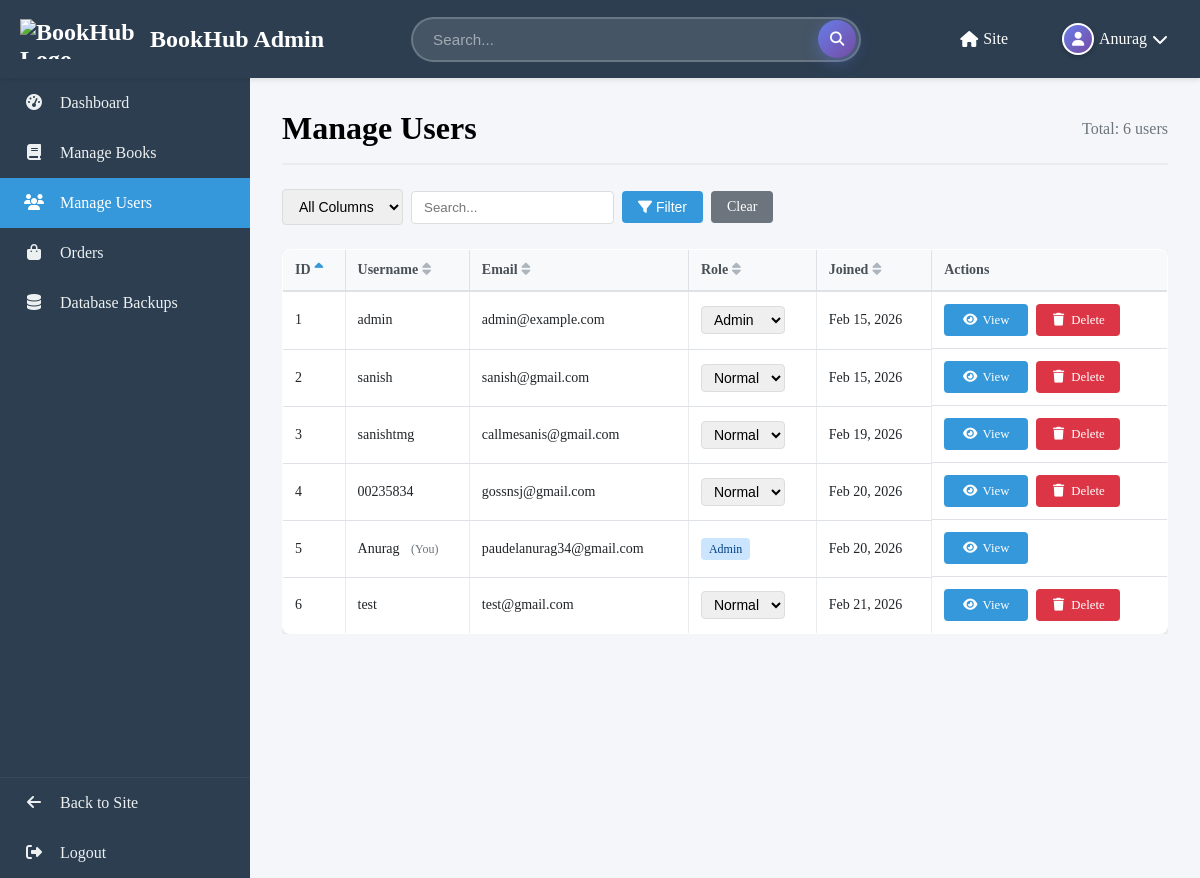
The page /admin/manage_users.php (signed in) on the database its author committed.
### tables this page shows
CREATE TABLE `users` (
  `user_id` int(11) NOT NULL AUTO_INCREMENT,
  `username` varchar(50) NOT NULL,
  `email` varchar(100) NOT NULL,
  `password_reset_token` varchar(64) DEFAULT NULL,
  `password_reset_expires` datetime DEFAULT NULL,
  `password` varchar(255) NOT NULL,
  `role` enum('user','admin') DEFAULT 'user',
  `full_name` varchar(100) DEFAULT NULL,
  `profile_image` varchar(255) DEFAULT NULL,
  `location` varchar(100) DEFAULT NULL,
  `ship_address` varchar(255) DEFAULT NULL,
  `phone` varchar(20) DEFAULT NULL,
  `bio` text DEFAULT NULL,
  `created_at` timestamp NOT NULL DEFAULT current_timestamp(),
  `updated_at` timestamp NOT NULL DEFAULT current_timestamp() ON UPDATE current_timestamp(),
  PRIMARY KEY (`user_id`),
  UNIQUE KEY `username` (`username`),
  UNIQUE KEY `email` (`email`),
  UNIQUE KEY `ship_address` (`ship_address`),
  KEY `idx_username` (`username`),
  KEY `idx_email` (`email`)
);

### includes/functions.php (called while the page is built, shortened)
<?php
function is_logged_in() {
    return isset($_SESSION['user_id']) && !empty($_SESSION['user_id']);
}
function get_user_id() {
    return is_logged_in() ? $_SESSION['user_id'] : false;
}

### admin/manage_users.php (the view, shortened to what this page needs)
<?php
require_once __DIR__ . '/../includes/functions.php';
require_once __DIR__ . '/../includes/db.php';
$action = $_GET['action'] ?? 'list';
$q = trim($_GET['q'] ?? '');
$search_column = isset($_GET['column']) ? clean_input($_GET['column']) : 'all';
$page = isset($_GET['page']) ? max(1, (int)$_GET['page']) : 1;
$sort = isset($_GET['sort']) ? clean_input($_GET['sort']) : 'user_id';
$order = isset($_GET['order']) && strtoupper($_GET['order']) === 'DESC' ? 'DESC' : 'ASC';
$per_page = ($page === 1) ? 10 : 20;
$offset = ($page === 1) ? 0 : (10 + (20 * ($page - 2)));
$total_users = 0;
if ($q !== '') {
    if ($search_column === 'all') {
        $like = '%' . $q . '%';
        $stmt = $conn->prepare("SELECT COUNT(*) AS c FROM users WHERE username LIKE ? OR email LIKE ? OR role LIKE ?");
        $stmt->bind_param('sss', $like, $like, $like);
    } else {
        $like = '%' . $q . '%';
        $stmt = $conn->prepare("SELECT COUNT(*) AS c FROM users WHERE $search_column LIKE ?");
        $stmt->bind_param('s', $like);
    }
    $stmt->execute();
    $res = $stmt->get_result();
    $row = $res->fetch_assoc();
    $total_users = (int)($row['c'] ?? 0);
    $stmt->close();
} else {
    $r = $conn->query("SELECT COUNT(*) AS c FROM users");
    $row = $r ? $r->fetch_assoc() : null;
    $total_users = (int)($row['c'] ?? 0);
}
$users = [];
if ($action === 'list') {
    if ($q !== '') {
        if ($search_column === 'all') {
            $like = '%' . $q . '%';
            $stmt = $conn->prepare("SELECT user_id, username, email, role, created_at FROM users WHERE username LIKE ? OR email LIKE ? OR role LIKE ? ORDER BY $sort $order LIMIT ? OFFSET ?");
            $stmt->bind_param('sssii', $like, $like, $like, $per_page, $offset);
        } else {
            $like = '%' . $q . '%';
            $stmt = $conn->prepare("SELECT user_id, username, email, role, created_at FROM users WHERE $search_column LIKE ? ORDER BY $sort $order LIMIT ? OFFSET ?");
            $stmt->bind_param('sii', $like, $per_page, $offset);
        }
        $stmt->execute();
        $res = $stmt->get_result();
        while ($row = $res->fetch_assoc()) { $users[] = $row; }
        $stmt->close();
    } else {
        $stmt = $conn->prepare("SELECT user_id, username, email, role, created_at FROM users ORDER BY $sort $order LIMIT ? OFFSET ?");
        $stmt->bind_param('ii', $per_page, $offset);
        $stmt->execute();
        $res = $stmt->get_result();
        while ($row = $res->fetch_assoc()) { $users[] = $row; }
    }
}
function sort_url(string $col, string $current_sort, string $current_order, string $q, int $page, string $search_column): string {
    $new_order = ($current_sort === $col && $current_order === 'ASC') ? 'DESC' : 'ASC';
    $params = [
        'sort' => $col,
        'order' => $new_order,
        'page' => 1
    ];
    return SITE_URL . '/admin/manage_users.php?' . http_build_query($params);
}
function sort_icon(string $col, string $current_sort, string $current_order): string {
    if ($current_sort !== $col) {
        return '<i class="fas fa-sort" style="color: #adb5bd; margin-left: 0.25rem;"></i>';
    }
    return $current_order === 'ASC'
        ? '<i class="fas fa-sort-up" style="color: #3498db; margin-left: 0.25rem;"></i>'
        : '<i class="fas fa-sort-down" style="color: #3498db; margin-left: 0.25rem;"></i>';
}
?>
<?php require_once __DIR__ . '/partials/header.php'; ?>
            <?php if ($action === 'list'): ?>
                <div class="admin-header">
                    <h1>Manage Users</h1>
                    <div style="color: #6c757d;">Total: <?php echo (int)$total_users; ?> users</div>
                </div>
                <div class="filter-bar">
                    <form method="GET" style="display: flex; gap: 0.5rem; align-items: center; flex-wrap: wrap;">
                        <select name="column" class="admin-input" style="min-width: 120px;">
                            <option value="all" <?php echo $search_column === 'all' ? 'selected' : ''; ?>>All Columns</option>
                        </select>
                        <input type="text" name="q" value="<?php echo htmlspecialchars($q); ?>" placeholder="Search..." style="min-width: 200px;" />
                        <button type="submit" class="btn btn-primary"><i class="fas fa-filter"></i> Filter</button>
                        <a href="<?php echo SITE_URL; ?>/admin/manage_users.php" class="btn btn-secondary">Clear</a>
                    </form>
                </div>
                <div class="data-table-container" style="overflow-x: auto;">
                    <table class="data-table" style="width: 100%; min-width: 700px;">
                        <thead>
                            <tr>
                                <th><a href="<?php echo sort_url('user_id', $sort, $order, $q, $page, $search_column); ?>" style="text-decoration: none; color: inherit;">ID<?php echo sort_icon('user_id', $sort, $order); ?></a></th>
                                <th><a href="<?php echo sort_url('username', $sort, $order, $q, $page, $search_column); ?>" style="text-decoration: none; color: inherit;">Username<?php echo sort_icon('username', $sort, $order); ?></a></th>
                                <th><a href="<?php echo sort_url('email', $sort, $order, $q, $page, $search_column); ?>" style="text-decoration: none; color: inherit;">Email<?php echo sort_icon('email', $sort, $order); ?></a></th>
                                <th><a href="<?php echo sort_url('role', $sort, $order, $q, $page, $search_column); ?>" style="text-decoration: none; color: inherit;">Role<?php echo sort_icon('role', $sort, $order); ?></a></th>
                                <th><a href="<?php echo sort_url('created_at', $sort, $order, $q, $page, $search_column); ?>" style="text-decoration: none; color: inherit;">Joined<?php echo sort_icon('created_at', $sort, $order); ?></a></th>
                                <th>Actions</th>
                            </tr>
                        </thead>
                        <tbody>
                            <?php foreach ($users as $u): ?>
                            <tr>
                                <td><?php echo (int)$u['user_id']; ?></td>
                                <td>
                                    <?php echo htmlspecialchars($u['username']); ?>
                                    <?php if ((int)$u['user_id'] === (int)$_SESSION['user_id']): ?>
                                        <span style="font-size: 0.75rem; color: #6c757d; margin-left: 0.5rem;">(You)</span>
                                    <?php endif; ?>
                                </td>
                                <td><?php echo htmlspecialchars($u['email']); ?></td>
                                <td>
                                    <?php $role = $u['role'] ?? 'user'; $is_admin = $role === 'admin'; ?>
                                    <?php if ((int)$u['user_id'] !== (int)$_SESSION['user_id']): ?>
                                        <form method="POST" action="<?php echo SITE_URL; ?>/admin/manage_users.php?action=change_role&id=<?php echo (int)$u['user_id']; ?>&sort=<?php echo urlencode($sort); ?>&order=<?php echo urlencode($order); ?>&q=<?php echo urlencode($q); ?>&column=<?php echo urlencode($search_column); ?>&page=<?php echo $page; ?>" style="display: inline;">
                                            <select name="role" onchange="this.form.submit()" class="role-select">
                                                <option value="user" <?php echo !$is_admin ? 'selected' : ''; ?>>Normal</option>
                                                <option value="admin" <?php echo $is_admin ? 'selected' : ''; ?>>Admin</option>
                                            </select>
                                        </form>
                                    <?php else: ?>
                                        <span class="badge badge-<?php echo $role; ?>"><?php echo $is_admin ? 'Admin' : 'Normal'; ?></span>
                                    <?php endif; ?>
                                </td>
                                <td><?php echo date('M d, Y', strtotime($u['created_at'])); ?></td>
                                <td class="actions" style="display: flex; gap: 0.5rem; flex-wrap: nowrap;">
                                    <a href="<?php echo SITE_URL; ?>/admin/manage_users.php?action=view&id=<?php echo (int)$u['user_id']; ?>&sort=<?php echo urlencode($sort); ?>&order=<?php echo urlencode($order); ?>&q=<?php echo urlencode($q); ?>&column=<?php echo urlencode($search_column); ?>&page=<?php echo $page; ?>" class="btn btn-primary btn-small"><i class="fas fa-eye"></i> View</a>
                                    <?php if ((int)$u['user_id'] !== (int)$_SESSION['user_id']): ?>
                                        <a href="<?php echo SITE_URL; ?>/admin/manage_users.php?action=delete&id=<?php echo (int)$u['user_id']; ?>&sort=<?php echo urlencode($sort); ?>&order=<?php echo urlencode($order); ?>&q=<?php echo urlencode($q); ?>&column=<?php echo urlencode($search_column); ?>&page=<?php echo $page; ?>" class="btn btn-danger btn-small" onclick="return confirm('Delete this user?')"><i class="fas fa-trash"></i> Delete</a>
                                    <?php endif; ?>
                                </td>
                            </tr>
                            <?php endforeach; ?>
                        </tbody>
                    </table>
                </div>
            <?php endif; ?>
<?php require_once __DIR__ . '/partials/footer.php'; ?>

### admin/partials/header.php (shortened to what this page needs)
<?php
require_once __DIR__ . '/../../includes/functions.php';
$current_user = null;
if (is_logged_in()) {
    require_once __DIR__ . '/../../includes/db.php';
    $user_id = get_user_id();
    $stmt = $conn->prepare("SELECT username, full_name, profile_image FROM users WHERE user_id = ?");
    $stmt->bind_param('i', $user_id);
    $stmt->execute();
    $result = $stmt->get_result();
    $current_user = $result->fetch_assoc();
}
?>
<!DOCTYPE html>
<html lang="en">
<head>
    <link rel="stylesheet" href="<?php echo SITE_URL; ?>/includes/css/header.css">
    <link rel="stylesheet" href="<?php echo SITE_URL; ?>/admin/css/admin.css">
    <link rel="stylesheet" href="https://cdnjs.cloudflare.com/ajax/libs/font-awesome/6.4.0/css/all.min.css">
</head>
<body>
    <nav class="navbar">
        <div class="container nav-container">
            <a href="<?php echo SITE_URL; ?>/admin/index.php" class="logo">
                <img src="<?php echo SITE_URL; ?>/assets/logo.png" alt="<?php echo SITE_NAME; ?> Logo" class="logo-img">
                <?php echo SITE_NAME; ?> Admin
            </a>
            <form class="search-form" action="<?php echo SITE_URL; ?>/admin/manage_books.php" method="GET">
                <input type="text" name="search" class="search-input" placeholder="Search..." value="<?php echo isset($_GET['search']) ? htmlspecialchars($_GET['search']) : ''; ?>">
                <button type="submit" class="search-btn"><i class="fas fa-search"></i></button>
            </form>
            <ul class="nav-links">
                <li><a href="<?php echo SITE_URL; ?>/index.php"><i class="fas fa-home"></i> Site</a></li>
                <?php if (is_logged_in()): ?>
                    <li class="dropdown">
                        <a href="#" class="dropdown-toggle user-dropdown">
                            <?php if (isset($current_user['profile_image']) && $current_user['profile_image'] !== ''): ?>
                                <img src="<?php echo SITE_URL . '/' . htmlspecialchars($current_user['profile_image']); ?>" alt="Profile" class="nav-profile-img">
                            <?php else: ?>
                                <div class="nav-profile-placeholder"><i class="fas fa-user"></i></div>
                            <?php endif; ?>
                            <span class="nav-username"><?php echo htmlspecialchars($current_user['full_name'] ?? $current_user['username'] ?? 'User'); ?></span>
                            <i class="fas fa-chevron-down dropdown-arrow"></i>
                        </a>
                    </li>
                <?php else: ?>
                    <li><a href="<?php echo SITE_URL; ?>/auth/login.php"><i class="fas fa-sign-in-alt"></i> Login</a></li>
                <?php endif; ?>
            </ul>
        </div>
    </nav>
    <div class="admin-container">
        <?php require __DIR__ . '/sidebar.php'; ?>
        <main class="admin-main">

### rows shown on the page
users: username "Anurag", user_id "5", shows "(You)", email "paudelanurag34@gmail.com", role "Admin", created_at "Feb 20, 2026"
users: user_id "1", username "admin", email "admin@example.com", role "Admin", created_at "Feb 15, 2026"
users: user_id "2", username "sanish", email "sanish@gmail.com", role "Normal", created_at "Feb 15, 2026"
users: user_id "3", username "sanishtmg", email "callmesanis@gmail.com", role "Normal", created_at "Feb 19, 2026"
users: user_id "4", username "00235834", email "gossnsj@gmail.com", role "Normal", created_at "Feb 20, 2026"
users: user_id "6", username "test", email "test@gmail.com", role "Normal", created_at "Feb 21, 2026"

### other values the page prints
SITE_NAME "BookHub"
$total_users "6"
